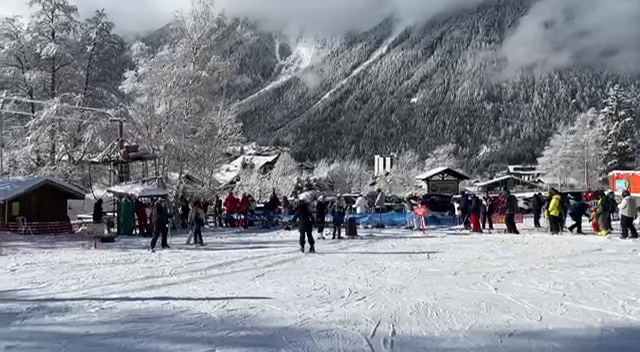
#> input picture frame 14 of Image/IMG_0014.MP4, 640 x 352 px
$ python rescale.py
#> lines starting #> are read from the running program, lines starting #| are printed output that depends on the picture
#> further down, frame is the input picture: shape (352, 640, 3); mean B, G, R 141.8, 134.5, 130.7
import cv2 as cv


# we can create a method to rescale frame
def rescaleFrame(frame, scale=0.75): # scale 0.75 = reduce size to 75% of the original
#> called with scale = 0.75
    width = int(frame.shape[1] * scale) # we can int() the width and height
#> width = 480
    height = int(frame.shape[0] * scale)
#> height = 264

    dimension = (width,height) # the new dimension of the frame
#> dimension = (480, 264)

    # reside the frame to a particular dimension
    return cv.resize(frame,dimension,interpolation=cv.INTER_AREA)
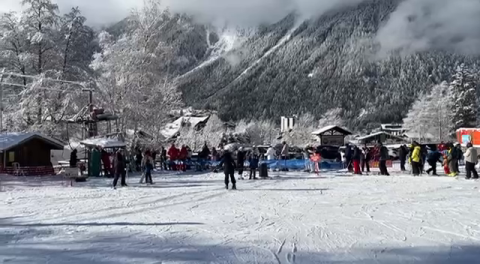
#> returned value: shape (264, 480, 3); mean of channels 0, 1, 2 141.8, 134.5, 130.7; drawn as B, G, R

"""-------------------resize image------------------------"""
# [6 lines of commented-out code are left out]

"""-------------------resize video------------------------"""
cap = cv.VideoCapture("Image//IMG_0014.MP4")
while True:
    istrue, frame = cap.read()
    resizeframe = rescaleFrame(frame) # resize the video frame
    cv.imshow("video",frame)
    cv.imshow("resize video", resizeframe) # show the resize the video frame

    if cv.waitKey(1) & 0xFF == ord('q'):
#> (key q is pressed here)
        break
cap.release()
cv.destroyAllWindows()

"""-------------------resize for live video------------------------"""
def changeRes(width,height):
    cap.set(3,width) # using .set() meaning set width to 3 and set height to 4
    cap.set(4,height) # using .set() can only work with live video only

$ run again, starting later in the video
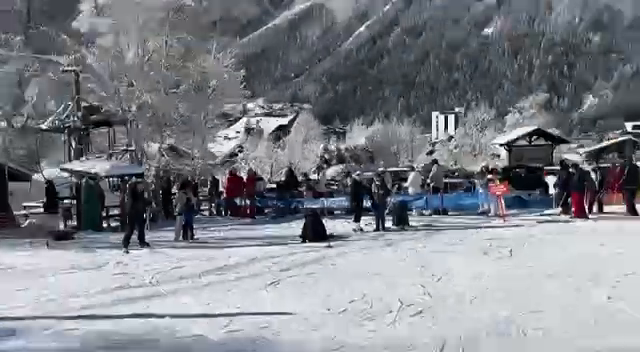
#> input picture frame 63 of Image/IMG_0014.MP4, 640 x 352 px
#> frame is the input picture: shape (352, 640, 3); mean B, G, R 136.7, 130.4, 127.1
#> in rescaleFrame, `return cv.resize(frame,dimension,interpolation=cv.INTER_AREA)`:
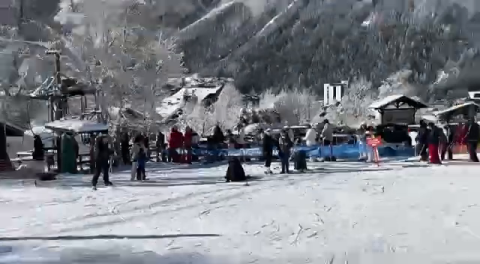
#> returned value: shape (264, 480, 3); mean of channels 0, 1, 2 136.7, 130.4, 127.1; drawn as B, G, R

$ run again, starting later in the video
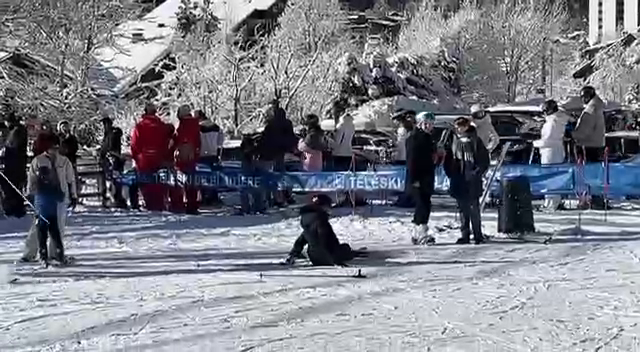
#> input picture frame 112 of Image/IMG_0014.MP4, 640 x 352 px
#> frame is the input picture: shape (352, 640, 3); mean B, G, R 136.6, 128.3, 126
#> in rescaleFrame, `return cv.resize(frame,dimension,interpolation=cv.INTER_AREA)`:
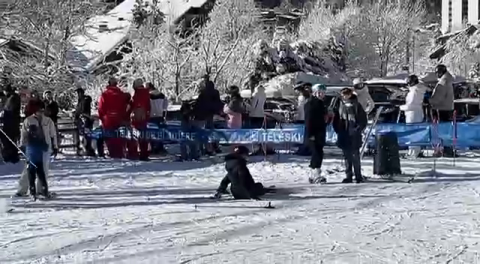
#> returned value: shape (264, 480, 3); mean of channels 0, 1, 2 136.6, 128.3, 126; drawn as B, G, R
